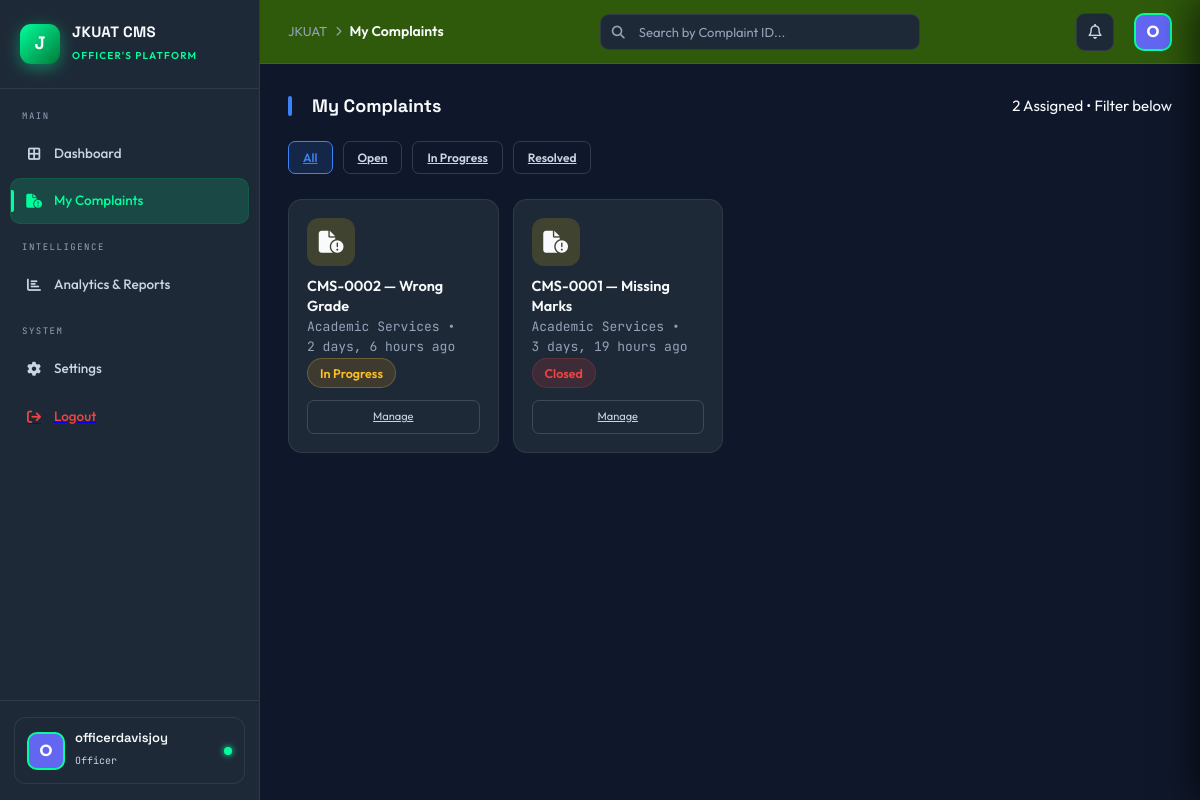
The page /accounts/officer/my-complaints/ (signed in) on the database as committed earlier.
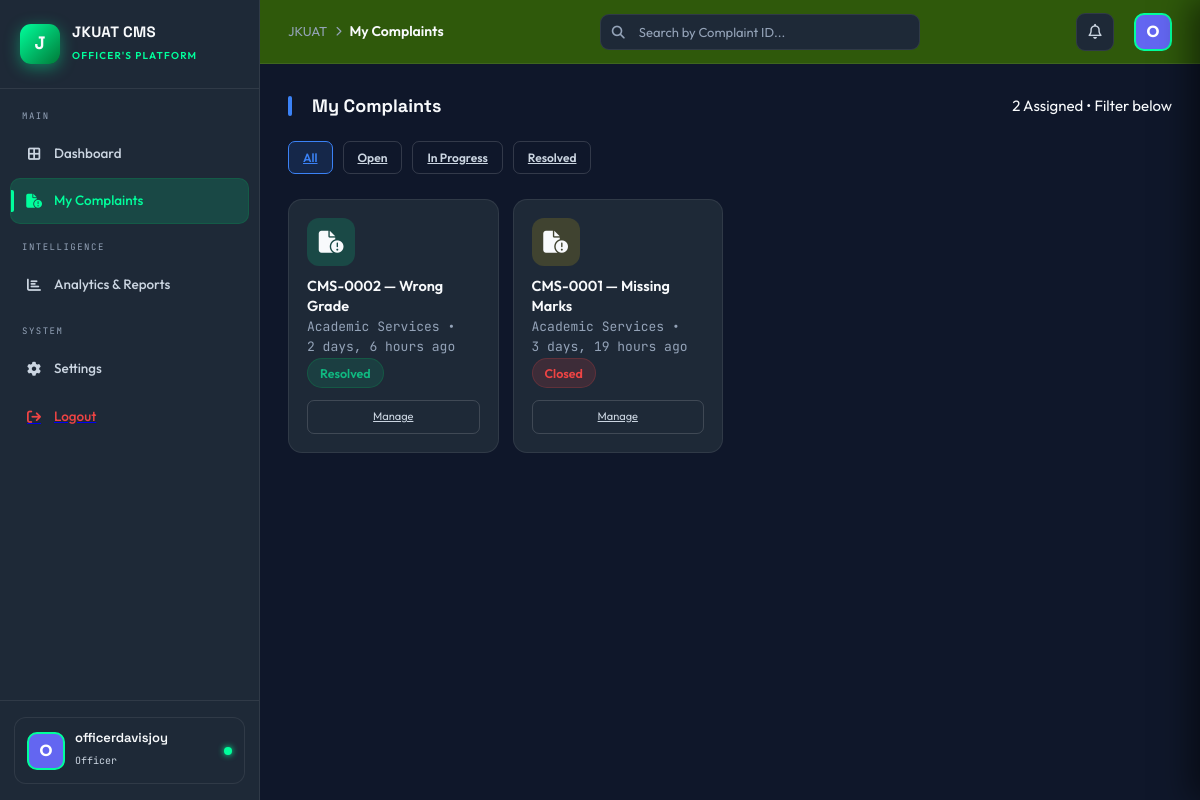
The same page on the database as committed later.
### accounts/models.py (models this page shows, shortened)
class Complaint(models.Model):
    STATUS_CHOICES = [
        ('open', 'Open'),
        ('in_progress', 'In Progress'),
        ('resolved', 'Resolved'),
        ('closed', 'Closed'),
        ('escalated', 'Escalated'),
    ]
    PRIORITY_CHOICES = [
        ('low', 'Low'),
        ('medium', 'Medium'),
        ('high', 'High'),
        ('urgent', 'Urgent'),
    ]
    CATEGORY_CHOICES = [
        ('academic', 'Academic Services'),
        ('ict', 'ICT & Infrastructure'),
        ('hostel', 'Hostel & Accommodation'),
        ('finance', 'Finance & Fees'),
        ('library', 'Library Services'),
        ('health', 'Health & Wellness'),
        ('other', 'Other'),
    ]
    complaint_id = models.CharField(max_length=20, unique=True, editable=False)
    complainant = models.ForeignKey(
        User,
        on_delete=models.CASCADE,
        related_name='complaints_made'
    )
    title = models.CharField(max_length=255)
    description = models.TextField()
    category = models.CharField(max_length=50, choices=CATEGORY_CHOICES, default='other')
    department = models.ForeignKey(
        Department,
        on_delete=models.SET_NULL,
        null=True,
        blank=True,
        related_name='department_complaints'
    )
    priority = models.CharField(max_length=20, choices=PRIORITY_CHOICES, default='medium')
    status = models.CharField(max_length=20, choices=STATUS_CHOICES, default='open')
    assigned_to = models.ForeignKey(
        User,
        on_delete=models.SET_NULL,
        null=True,
        blank=True,
        related_name='assigned_complaints'
    )
    date_submitted = models.DateTimeField(auto_now_add=True)
    date_updated = models.DateTimeField(auto_now=True)
    date_resolved = models.DateTimeField(null=True, blank=True)
    resolution_time_days = models.FloatField(null=True, blank=True, editable=False)

### accounts/views.py (the view)
# urls.py: path('officer/my-complaints/', OfficerMyComplaintsView.as_view(), name='officer_my_complaints'),
class OfficerMyComplaintsView(LoginRequiredMixin, ListView):
    model = Complaint
    template_name = 'officer/officer_my_complaints.html'
    context_object_name = 'complaints'
    paginate_by = 12
    def get_queryset(self):
        queryset = Complaint.objects.filter(
            assigned_to=self.request.user
        ).select_related('complainant', 'department').order_by('-date_submitted')
        status = self.request.GET.get('status')
        if status and status in ['open', 'in_progress', 'resolved', 'closed', 'escalated']:
            queryset = queryset.filter(status=status)
        return queryset
    def get_context_data(self, **kwargs):
        context = super().get_context_data(**kwargs)
        total_complaints = self.get_queryset().count()   # Count after filter
        context.update({
            'page_title': 'My Complaints',
            'total_complaints': total_complaints,
            'current_filter': self.request.GET.get('status', 'all'),
        })
        return context

### accounts/context_processors.py (called while the page is built)
def notifications(request):
    if request.user.is_authenticated:
        unread_notifications = Notification.objects.filter(recipient=request.user, is_read=False).order_by('-created_at')
        all_notifications = Notification.objects.filter(recipient=request.user).order_by('-created_at')[:20] # Last 20 notifications
        return {
            'unread_notifications_count': unread_notifications.count(),
            'notifications_list': all_notifications
        }
    return {
        'unread_notifications_count': 0,
        'notifications_list': []
    }

### accounts/templates/officer/officer_my_complaints.html
{% extends "officer/base.html" %}
{% block breadcrumb %}My Complaints{% endblock %}
{% block content %}
<div class="page-wrap active" id="page-complaints">
    <div class="section-hdr">
        <div class="section-title">My Complaints</div>
        <p class="section-subtitle">{{ total_complaints }} Assigned • Filter below</p>
    </div>
    <div style="margin-bottom: 25px; display: flex; gap: 10px; flex-wrap: wrap;">
        <a href="{% url 'accounts:officer_my_complaints' %}"
           class="btn-sm btn-outline {% if current_filter == 'all' %}active{% endif %}">
            All
        </a>
        <a href="?status=open"
           class="btn-sm btn-outline {% if current_filter == 'open' %}active{% endif %}">
            Open
        </a>
        <a href="?status=in_progress"
           class="btn-sm btn-outline {% if current_filter == 'in_progress' %}active{% endif %}">
            In Progress
        </a>
        <a href="?status=resolved"
           class="btn-sm btn-outline {% if current_filter == 'resolved' %}active{% endif %}">
            Resolved
        </a>
    </div>
    <div class="doc-grid">
        {% for complaint in complaints %}
        <div class="doc-card">
            <div class="doc-icon" style="background:
                {% if complaint.status == 'resolved' %}var(--green-dim)
                {% elif complaint.status == 'in_progress' %}var(--gold-dim)
                {% else %}var(--gold-dim){% endif %}">
                <i class="fa-solid fa-file-circle-exclamation"></i>
            </div>
            <div>
                <div class="doc-name">{{ complaint.complaint_id }} — {{ complaint.title }}</div>
                <div class="doc-size">{{ complaint.get_category_display }} • {{ complaint.date_submitted|timesince }} ago</div>
                <span class="badge-pill
                    {% if complaint.status == 'resolved' %}pill-green
                    {% elif complaint.status == 'in_progress' %}pill-gold
                    {% else %}pill-red{% endif %}">
                    {{ complaint.get_status_display|title }}
                </span>
            </div>
            <div class="doc-actions">
                <a href="{% url 'accounts:officer_complaint_detail' complaint.complaint_id %}"
                   class="doc-btn">Manage</a>
            </div>
        </div>
        {% empty %}
        <div class="card" style="grid-column: 1 / -1; text-align: center; padding: 80px;">
            <p>No complaints found.</p>
        </div>
        {% endfor %}
    </div>
</div>
{% endblock %}

Rows that differ between the two databases and show on the page:
changed Complaint "CMS-0002": status "In Progress" → "Resolved"
